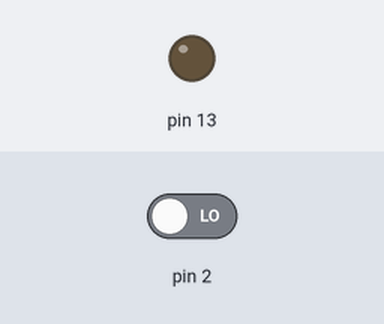
Bench run of a sketch on a simulated Arduino Uno, built with avr-gcc and run on an emulated ATmega328P. Parts: output pins drawn as LEDs (lit = HIGH). Inputs (shaded band) come from the test bench; at power-on: pin 2 LOW.

Above: at 1.2 s.
1.3 s: pin 2 driven HIGH
At 2.0 s:
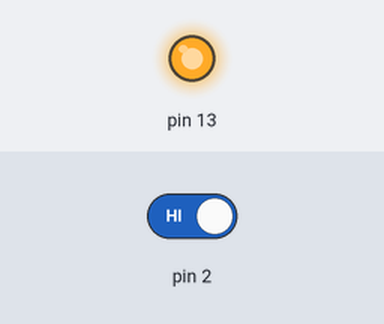
2.8 s: pin 2 driven LOW
At 3.2 s:
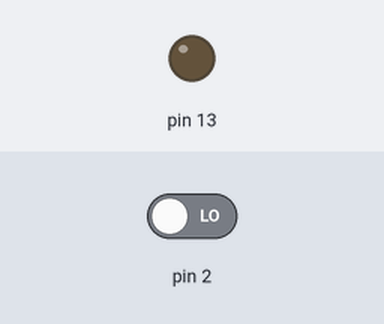
Timing chart, 0 to 5.8 s (numbered marks = the images above; inputs shaded):
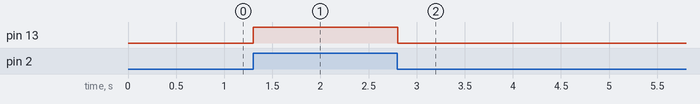

The sketch:

03_human_detection1.ino
```cpp
int PIR = 0;

void setup()
{
  pinMode(2, INPUT);
  pinMode(13, OUTPUT);
}

void loop()
{
  PIR = digitalRead(2);
  if (PIR == HIGH) {
    digitalWrite(13, HIGH);
  }
  if (PIR == LOW) {
    digitalWrite(13, LOW);
  }
  delay(10); // Delay a little bit to improve simulation performance
}
```

Measured:
- after the input at 1.3 s, pin 13: LOW → HIGH at once
- after the input at 2.8 s, pin 13: HIGH → LOW at once
